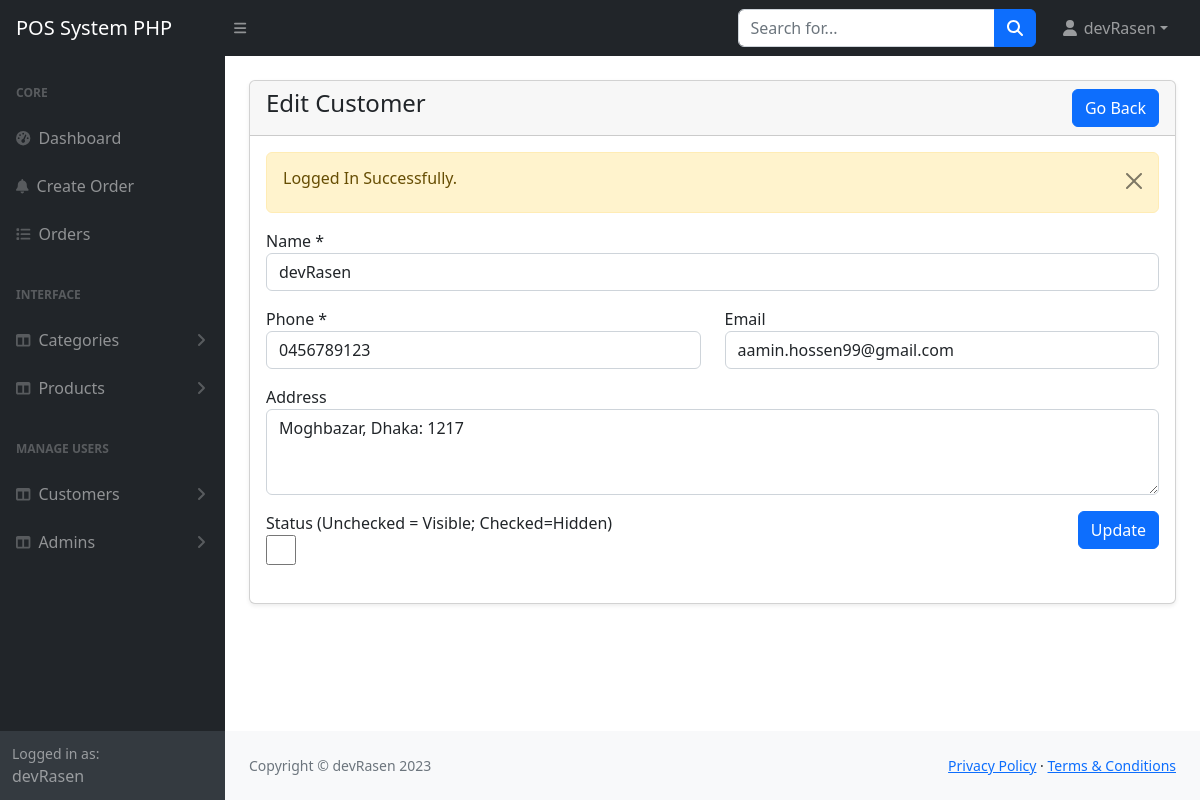
/POS-System-PHP/admin/customer-edit.php?id=12 (signed in), run on the app's committed database.
### tables this page shows
CREATE TABLE `customers` (
  `id` int NOT NULL,
  `name` varchar(255) NOT NULL,
  `email` varchar(255) DEFAULT NULL,
  `phone` varchar(255) NOT NULL,
  `address` tinytext,
  `status` tinyint NOT NULL DEFAULT '0' COMMENT '0=Visible; 1=Hidden',
  `created_at` timestamp NOT NULL DEFAULT CURRENT_TIMESTAMP
);

### POS-System-PHP/admin/customer-edit.php (the view, shortened to what this page needs)
<?php
include('includes/header.php');
?>
<main>
    <div class="container-fluid px-4">
        <div class="card mt-4 shadow-sm">
            <div class="card-header">
                <h4 class="mb-0">Edit Customer
                    <a href="customers.php" class="btn btn-primary float-end">Go Back</a>
                </h4>
            </div>
            <div class="card-body">
                <form action="code.php" method="POST">
                    <?php
                    if (isset($_GET['id'])) {
                        if ($_GET['id'] != "") {
                            $customerId = $_GET["id"];
                        } else {
                            echo '<h5>No id found!</h5>';
                            return false;
                        }
                    } else {
                        echo '<h5>No id given in params!</h5>';
                        return false;
                    }
                    $customerInfo = getById("customers", $customerId);
                    if ($customerInfo) {
                        if ($customerInfo['status'] == 200) {
                    ?>
                            <div class="row">
                                <div class="col-md-12 mb-3">
                                    <label for="name">Name *</label>
                                    <input type="text" name="name" class="form-control" value="<?= $customerInfo['data']['name'] ?>" required>
                                </div>
                                <div class="col-md-6 mb-3">
                                    <label for="phone">Phone *</label>
                                    <input type="number" name="phone" class="form-control" value="<?= $customerInfo['data']['phone'] ?>" required>
                                </div>
                                <div class="col-md-6 mb-3">
                                    <label for="email">Email</label>
                                    <input type="email" name="email" class="form-control" value="<?= $customerInfo['data']['email'] ?>">
                                </div>
                                <div class="col-md-12 mb-3">
                                    <label for="address">Address</label>
                                    <textarea name="address" class="form-control" rows="3"><?= $customerInfo['data']['address'] ?></textarea>
                                </div>
                                <div class="col-md-6 mb-3">
                                    <label for="status">Status (Unchecked = Visible; Checked=Hidden)</label>
                                    <br>
                                    <input type="checkbox" name="status" style="width: 30px; height:30px;" <?= $customerInfo['data']['status'] == true ? "checked" : "" ?>>
                                </div>
                                <div class="col-md-6 mb-3 text-end">
                                    <button type="submit" name="updateCustomer" class="btn btn-primary">Update</button>
                                </div>
                            </div>
                    <?php
                        } else {
                            echo '<h5>' . $customerInfo['message'] . '</h5>';
                        }
                    } else {
                        echo '<h5>Something went wrong2!</h5>';
                        return false;
                    }
                    ?>
                </form>
            </div>
        </div>
    </div>
</main>
<?php
include('includes/footer.php');
?>

### data on the page
customers: name "devRasen", phone "0456789123", email "aamin.hossen99@gmail.com", address "Moghbazar, Dhaka: 1217"

### other printed values
$_SESSION['loggedInUser']['name'] "devRasen"
$_SESSION['status'] "Logged In Successfully."
